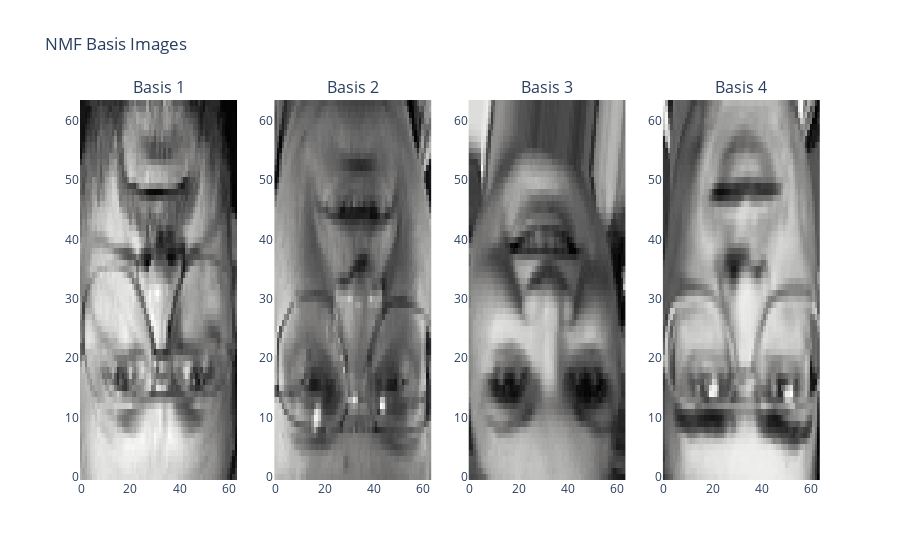

Here is the notebook cell this chart was saved with:
### Code cell
import plotly.graph_objects as go
from plotly.subplots import make_subplots
import numpy as np

# Assuming your NMF model is already fitted and stored in `nmf_model`
n_components = 4 # Adjust based on your NMF model's number of components

# Get the learned basis images (W matrix from NMF)
basis_images = X_dense

# Create a subplot grid for the basis images (4 images per row)
rows = (n_components + 3) // 4  # Calculate number of rows needed

fig = make_subplots(
    rows=rows, cols=4,
    subplot_titles=[f'Basis {i+1}' for i in range(n_components)]
)

# Plot the basis images
for i in range(n_components):
    fig.add_trace(
        go.Heatmap(z=basis_images[i].reshape(64, 64), colorscale='gray', showscale=False),
        row=(i // 4) + 1, col=(i % 4) + 1
    )

fig.update_layout(
    title="NMF Basis Images",
    showlegend=False
)

fig.show()

### Figure 1 — Plotly figure (JSON) as saved in the notebook; plotly's stock layout.template omitted (floating-point values rounded to 4 significant figures; data arrays with more than 128 entries replaced by an {"elided": "..."} marker saying what was removed)
{"data": [{"colorscale": [[0, "rgb(0, 0, 0)"], [0.09091, "rgb(16, 16, 16)"], [0.1818, "rgb(38, 38, 38)"], [0.2727, "rgb(59, 59, 59)"], [0.3636, "rgb(81, 80, 80)"], [0.4545, "rgb(102, 101, 101)"], [0.5455, "rgb(124, 123, 122)"], [0.6364, "rgb(146, 146, 145)"], [0.7273, "rgb(171, 171, 170)"], [0.8182, "rgb(197, 197, 195)"], [0.9091, "rgb(224, 224, 223)"], [1, "rgb(254, 254, 253)"]], "showscale": false, "type": "heatmap", "xaxis": "x", "yaxis": "y", "z": {"elided": "64x64 float values"}}, {"colorscale": [[0, "rgb(0, 0, 0)"], [0.09091, "rgb(16, 16, 16)"], [0.1818, "rgb(38, 38, 38)"], [0.2727, "rgb(59, 59, 59)"], [0.3636, "rgb(81, 80, 80)"], [0.4545, "rgb(102, 101, 101)"], [0.5455, "rgb(124, 123, 122)"], [0.6364, "rgb(146, 146, 145)"], [0.7273, "rgb(171, 171, 170)"], [0.8182, "rgb(197, 197, 195)"], [0.9091, "rgb(224, 224, 223)"], [1, "rgb(254, 254, 253)"]], "showscale": false, "type": "heatmap", "xaxis": "x2", "yaxis": "y2", "z": {"elided": "64x64 float values"}}, {"colorscale": [[0, "rgb(0, 0, 0)"], [0.09091, "rgb(16, 16, 16)"], [0.1818, "rgb(38, 38, 38)"], [0.2727, "rgb(59, 59, 59)"], [0.3636, "rgb(81, 80, 80)"], [0.4545, "rgb(102, 101, 101)"], [0.5455, "rgb(124, 123, 122)"], [0.6364, "rgb(146, 146, 145)"], [0.7273, "rgb(171, 171, 170)"], [0.8182, "rgb(197, 197, 195)"], [0.9091, "rgb(224, 224, 223)"], [1, "rgb(254, 254, 253)"]], "showscale": false, "type": "heatmap", "xaxis": "x3", "yaxis": "y3", "z": {"elided": "64x64 float values"}}, {"colorscale": [[0, "rgb(0, 0, 0)"], [0.09091, "rgb(16, 16, 16)"], [0.1818, "rgb(38, 38, 38)"], [0.2727, "rgb(59, 59, 59)"], [0.3636, "rgb(81, 80, 80)"], [0.4545, "rgb(102, 101, 101)"], [0.5455, "rgb(124, 123, 122)"], [0.6364, "rgb(146, 146, 145)"], [0.7273, "rgb(171, 171, 170)"], [0.8182, "rgb(197, 197, 195)"], [0.9091, "rgb(224, 224, 223)"], [1, "rgb(254, 254, 253)"]], "showscale": false, "type": "heatmap", "xaxis": "x4", "yaxis": "y4", "z": {"elided": "64x64 float values"}}], "layout": {"annotations": [{"font": {"size": 16}, "showarrow": false, "text": "Basis 1", "x": 0.1062, "xanchor": "center", "xref": "paper", "y": 1, "yanchor": "bottom", "yref": "paper"}, {"font": {"size": 16}, "showarrow": false, "text": "Basis 2", "x": 0.3688, "xanchor": "center", "xref": "paper", "y": 1, "yanchor": "bottom", "yref": "paper"}, {"font": {"size": 16}, "showarrow": false, "text": "Basis 3", "x": 0.6313, "xanchor": "center", "xref": "paper", "y": 1, "yanchor": "bottom", "yref": "paper"}, {"font": {"size": 16}, "showarrow": false, "text": "Basis 4", "x": 0.8938, "xanchor": "center", "xref": "paper", "y": 1, "yanchor": "bottom", "yref": "paper"}], "showlegend": false, "title": {"text": "NMF Basis Images"}, "xaxis": {"anchor": "y", "domain": [0, 0.2125]}, "xaxis2": {"anchor": "y2", "domain": [0.2625, 0.475]}, "xaxis3": {"anchor": "y3", "domain": [0.525, 0.7375]}, "xaxis4": {"anchor": "y4", "domain": [0.7875, 1]}, "yaxis": {"anchor": "x", "domain": [0, 1]}, "yaxis2": {"anchor": "x2", "domain": [0, 1]}, "yaxis3": {"anchor": "x3", "domain": [0, 1]}, "yaxis4": {"anchor": "x4", "domain": [0, 1]}}}
